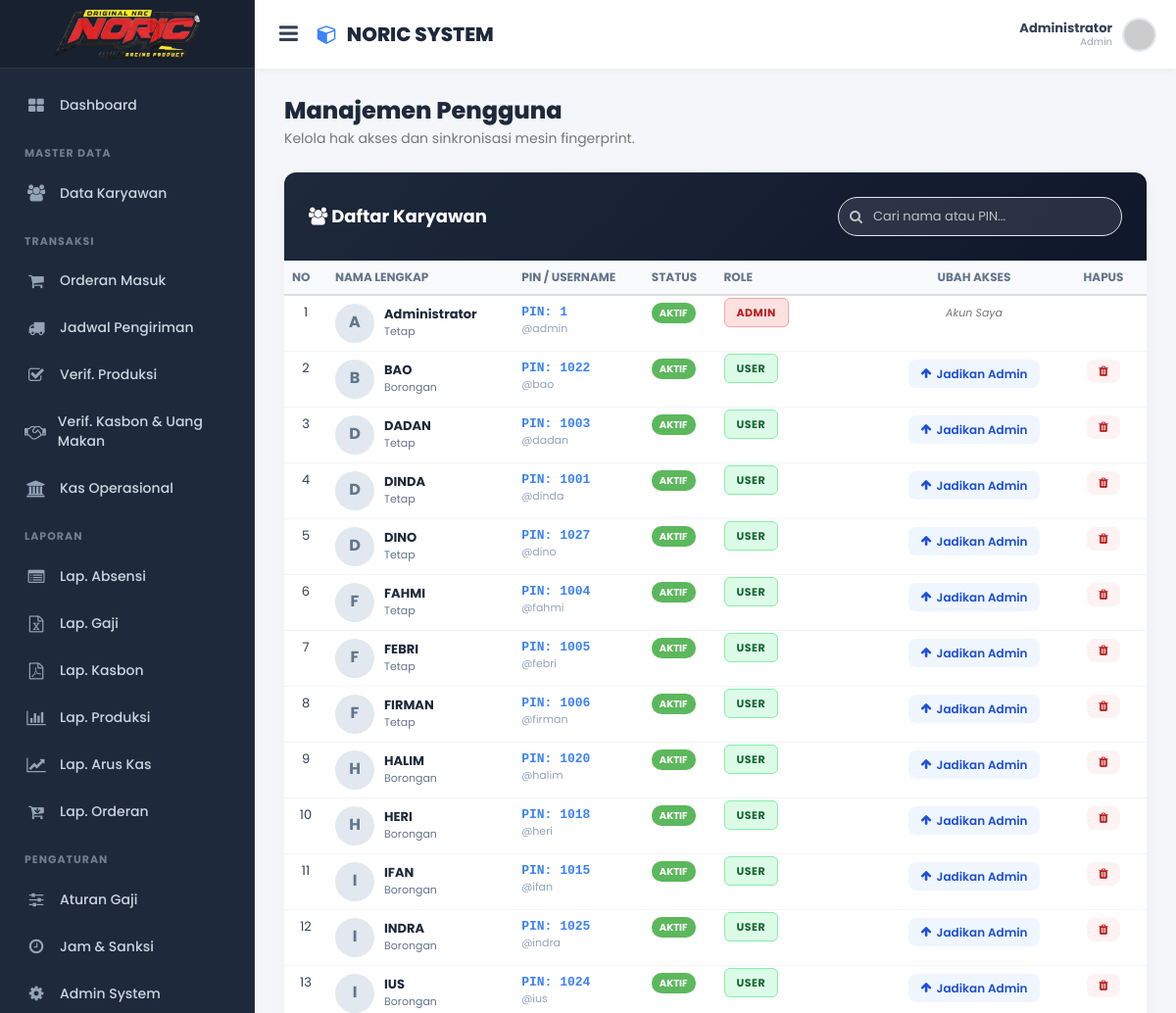
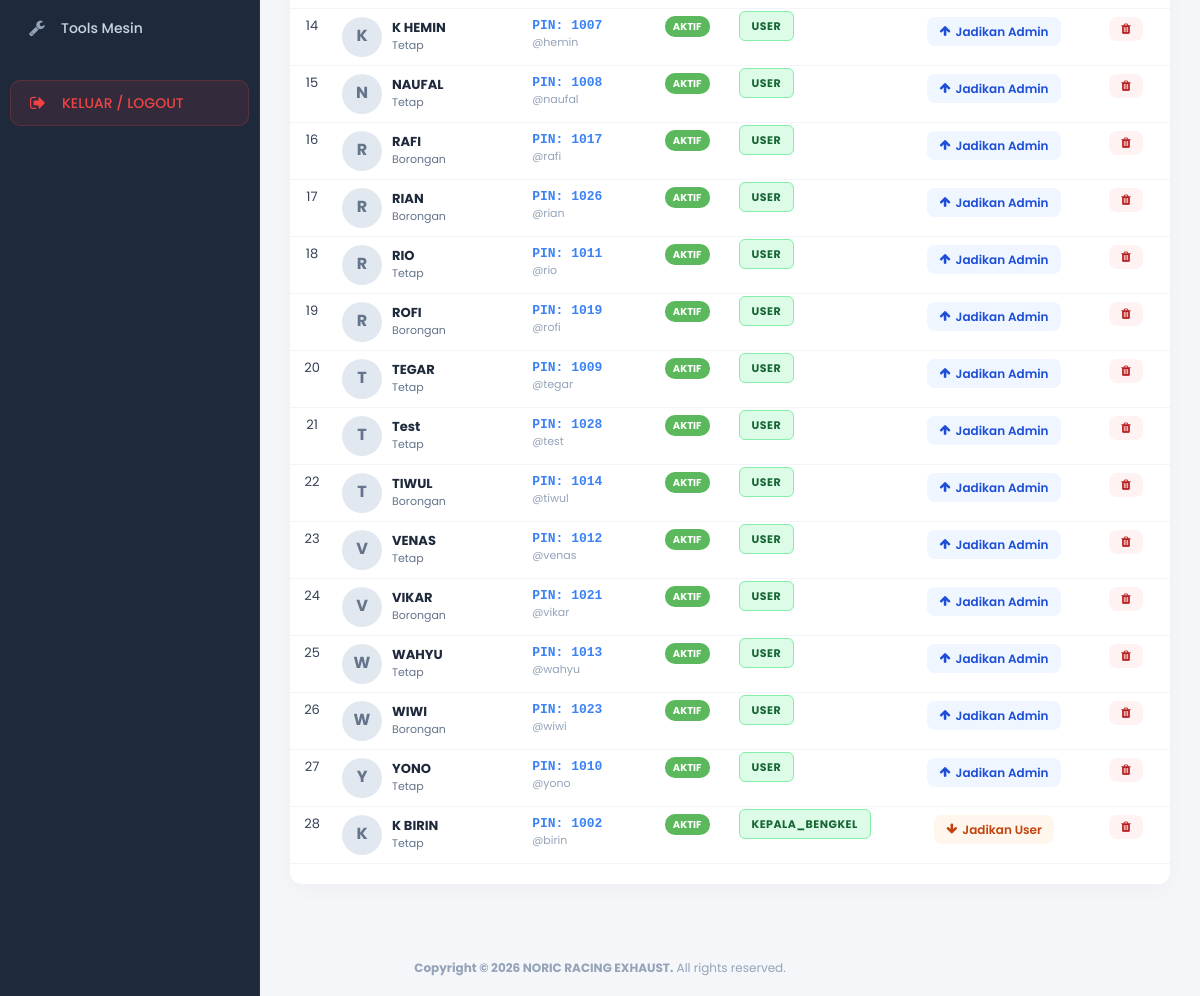
Page /pages/master/users.php (signed in) on the committed database (2 pictures, top to bottom).
### tables this page shows
CREATE TABLE `users` (
  `id` int(11) NOT NULL,
  `pin` varchar(20) NOT NULL,
  `fullname` varchar(100) NOT NULL,
  `username` varchar(50) NOT NULL,
  `privilege` enum('1','2','3') NOT NULL DEFAULT '1',
  `finger` tinyint(1) NOT NULL DEFAULT 0,
  `face` tinyint(1) NOT NULL DEFAULT 0,
  `password` varchar(255) NOT NULL,
  `rfid` varchar(50) DEFAULT NULL,
  `vein` tinyint(1) NOT NULL DEFAULT 0,
  `template` text DEFAULT NULL,
  `role` enum('admin','user','kepala_bengkel') NOT NULL DEFAULT 'user',
  `status_karyawan` enum('Tetap','Borongan') NOT NULL DEFAULT 'Tetap',
  `no_hp` varchar(20) DEFAULT NULL,
  `tgl_masuk` date DEFAULT NULL,
  `created_at` timestamp NOT NULL DEFAULT current_timestamp(),
  `updated_at` timestamp NULL DEFAULT NULL ON UPDATE current_timestamp(),
  `sync_status` enum('synced','failed','pending') DEFAULT 'pending',
  `group_id` int(11) DEFAULT NULL COMMENT 'ID Kelompok/Tim',
  `is_mandor` tinyint(1) DEFAULT 0 COMMENT '1 = Mandor, 0 = Anggota'
);

### pages/master/users.php (the view, shortened to what this page needs)
<?php
require_once '../../config/database.php';
$my_user_id = $_SESSION['user_id'];
?>
<!DOCTYPE html>
<html lang="id">
<head>
    <?php include '../../layout/header.php'; ?>
    <link rel="stylesheet" href="https://cdn.jsdelivr.net/npm/sweetalert2@11/dist/sweetalert2.min.css">
</head>
<body>
    <?php include '../../layout/sidebar.php'; ?>
    <div class="content-wrapper">
        <div class="row mb-20" style="margin-bottom: 25px;">
            <div class="col-md-12">
                <h3 style="margin:0; font-weight:800; color:#1e293b;">Manajemen Pengguna</h3>
                <p class="text-muted" style="margin:5px 0 0;">Kelola hak akses dan sinkronisasi mesin fingerprint.</p>
            </div>
        </div>
        <div class="modern-card">
            <div class="card-header-gradient">
                <div>
                    <h4 style="margin:0; font-weight:700;"><i class="fa fa-users"></i> Daftar Karyawan</h4>
                </div>
                <div class="search-box">
                    <input type="text" id="searchInput" placeholder="Cari nama atau PIN...">
                    <i class="fa fa-search"></i>
                </div>
            </div>
            <div class="card-body p-0" style="padding:0;">
                <div class="table-responsive">
                    <table class="table table-custom table-hover mb-0" id="userTable">
                        <thead>
                            <tr>
                                <th width="5%">No</th>
                                <th>Nama Lengkap</th>
                                <th>PIN / Username</th>
                                <th>Status</th>
                                <th>Role</th>
                                <th width="20%" class="text-center">Ubah Akses</th>
                                <th width="10%" class="text-center">Hapus</th>
                            </tr>
                        </thead>
                        <tbody>
                            <?php
                            $q = mysqli_query($conn, "SELECT id, fullname, username, pin, role, status_karyawan FROM users ORDER BY role ASC, fullname ASC");
                            $no = 1;
                            while ($u = mysqli_fetch_assoc($q)) {
                                $is_me = ($u['id'] == $my_user_id);
                                $badge_cls = ($u['role'] === 'admin') ? 'bg-admin' : 'bg-user';
                                $initial = strtoupper(substr($u['fullname'], 0, 1));
                            ?>
                            <tr>
                                <td class="text-center"><?php echo $no++; ?></td>
                                <td>
                                    <div class="user-info-box">
                                        <div class="user-avatar"><?php echo $initial; ?></div>
                                        <div>
                                            <div style="font-weight:700; color:#1e293b;"><?php echo htmlspecialchars($u['fullname']); ?></div>
                                            <div style="font-size:11px; color:#64748b;"><?php echo $u['status_karyawan']; ?></div>
                                        </div>
                                    </div>
                                </td>
                                <td>
                                    <div style="font-family:monospace; color:#3b82f6; font-weight:bold;">PIN: <?php echo $u['pin']; ?></div>
                                    <div style="font-size:11px; color:#94a3b8;">@<?php echo $u['username']; ?></div>
                                </td>
                                <td>
                                    <span class="label label-success" style="border-radius:10px; padding:3px 8px; font-size:10px;">AKTIF</span>
                                </td>
                                <td>
                                    <span class="badge-role <?php echo $badge_cls; ?>"><?php echo strtoupper($u['role']); ?></span>
                                </td>
                                <td class="text-center">
                                    <?php if (!$is_me): ?>
                                        <?php if ($u['role'] === 'user'): ?>
                                            <a href="users.php?action=make_admin&id=<?php echo $u['id']; ?>" class="btn-action btn-promote" title="Promosikan jadi Admin">
                                                <i class="fa fa-arrow-up"></i> Jadikan Admin
                                            </a>
                                        <?php else: ?>
                                            <a href="users.php?action=make_user&id=<?php echo $u['id']; ?>" class="btn-action btn-demote" title="Turunkan jadi User">
                                                <i class="fa fa-arrow-down"></i> Jadikan User
                                            </a>
                                        <?php endif; ?>
                                    <?php else: ?>
                                        <span class="text-muted" style="font-size:11px; font-style:italic;">Akun Saya</span>
                                    <?php endif; ?>
                                </td>
                                <td class="text-center">
                                    <?php if (!$is_me): ?>
                                        <button onclick="confirmDelete(<?php echo $u['id']; ?>, '<?php echo htmlspecialchars($u['fullname']); ?>')" class="btn-action btn-delete">
                                            <i class="fa fa-trash"></i>
                                        </button>
                                    <?php endif; ?>
                                </td>
                            </tr>
                            <?php } ?>
                        </tbody>
                    </table>
                </div>
            </div>
        </div>
    </div>
    <?php include '../../layout/footer.php'; ?>
</body>
</html>

### layout/header.php (style rules this page uses)
:root { --primary: #3b82f6; --sidebar-w: 260px; --header-h: 70px; }
body { font-family: 'Poppins', sans-serif; background-color: #f1f5f9; color: #334155; overflow-x: hidden; }
.content-wrapper { margin-top: var(--header-h); margin-left: var(--sidebar-w); padding: 20px; min-height: 100vh; transition: margin-left 0.3s ease-in-out; }

### pages/master/users.php (style rules this page uses)
body { background-color: #f4f6f9; font-family: 'Poppins', sans-serif; }
.content-wrapper { padding: 30px; }
.modern-card { background: #fff; border-radius: 12px; border: none; box-shadow: 0 5px 20px rgba(0,0,0,0.03); margin-bottom: 25px; overflow: hidden; }
.card-header-gradient { background: linear-gradient(135deg, #1e293b 0%, #0f172a 100%); padding: 25px; color: #fff; display: flex; justify-content: space-between; align-items: center; }
.table-custom th { background: #f8fafc; color: #64748b; font-size: 12px; text-transform: uppercase; font-weight: 700; border-bottom: 2px solid #e2e8f0; padding: 15px; }
.table-custom td { vertical-align: middle; padding: 15px; border-bottom: 1px solid #f1f5f9; font-size: 13px; color: #334155; }
.badge-role { padding: 6px 12px; border-radius: 6px; font-size: 11px; font-weight: 700; text-transform: uppercase; letter-spacing: 0.5px; }
.bg-admin { background: #fee2e2; color: #b91c1c; border: 1px solid #fca5a5; }
.bg-user { background: #dcfce7; color: #166534; border: 1px solid #86efac; }
.user-info-box { display: flex; align-items: center; gap: 10px; }
.user-avatar { width: 40px; height: 40px; background: #e2e8f0; border-radius: 50%; display: flex; align-items: center; justify-content: center; color: #64748b; font-weight: bold; font-size: 16px; }
.btn-action { padding: 6px 12px; border-radius: 8px; font-size: 12px; font-weight: 600; border: none; transition: 0.2s; display: inline-flex; align-items: center; gap: 5px; }
.btn-promote { background: #eff6ff; color: #1d4ed8; }
.btn-demote { background: #fff7ed; color: #c2410c; }
.btn-delete { background: #fef2f2; color: #b91c1c; }
.search-box { position: relative; max-width: 300px; }
.search-box input { padding-left: 35px; height: 40px; border-radius: 20px; border: 1px solid #e2e8f0; background: rgba(255,255,255,0.1); color: #fff; width: 100%; font-size: 13px; }
.search-box input::placeholder { color: rgba(255,255,255,0.7); }
.search-box i { position: absolute; left: 12px; top: 50%; transform: translateY(-50%); color: rgba(255,255,255,0.7); }

### layout/sidebar.php (style rules this page uses)
:root { --sidebar-w: 260px; }

### rows in the picture
users: fullname "A", fullname "Administrator", status_karyawan "Tetap", pin "1", username "admin", role "ADMIN", shows "Akun Saya"
users: fullname "B", fullname "BAO", status_karyawan "Borongan", pin "1022", username "bao", role "USER"
users: fullname "D", fullname "DADAN", status_karyawan "Tetap", pin "1003", username "dadan", role "USER"
users: fullname "D", fullname "DINDA", status_karyawan "Tetap", pin "1001", username "dinda", role "USER"
users: fullname "D", fullname "DINO", status_karyawan "Tetap", pin "1027", username "dino", role "USER"
users: fullname "F", fullname "FAHMI", status_karyawan "Tetap", pin "1004", username "fahmi", role "USER"
users: fullname "F", fullname "FEBRI", status_karyawan "Tetap", pin "1005", username "febri", role "USER"
users: fullname "F", fullname "FIRMAN", status_karyawan "Tetap", pin "1006", username "firman", role "USER"
users: fullname "H", fullname "HALIM", status_karyawan "Borongan", pin "1020", username "halim", role "USER"
users: fullname "H", fullname "HERI", status_karyawan "Borongan", pin "1018", username "heri", role "USER"
users: fullname "I", fullname "IFAN", status_karyawan "Borongan", pin "1015", username "ifan", role "USER"
users: fullname "I", fullname "INDRA", status_karyawan "Borongan", pin "1025", username "indra", role "USER"
users: fullname "I", fullname "IUS", status_karyawan "Borongan", pin "1024", username "ius", role "USER"
users: fullname "K", fullname "K HEMIN", status_karyawan "Tetap", pin "1007", username "hemin", role "USER"
users: fullname "N", fullname "NAUFAL", status_karyawan "Tetap", pin "1008", username "naufal", role "USER"
users: fullname "R", fullname "RAFI", status_karyawan "Borongan", pin "1017", username "rafi", role "USER"
users: fullname "R", fullname "RIAN", status_karyawan "Borongan", pin "1026", username "rian", role "USER"
users: fullname "R", fullname "RIO", status_karyawan "Tetap", pin "1011", username "rio", role "USER"
users: fullname "R", fullname "ROFI", status_karyawan "Borongan", pin "1019", username "rofi", role "USER"
users: fullname "T", fullname "TEGAR", status_karyawan "Tetap", pin "1009", username "tegar", role "USER"
users: fullname "T", fullname "Test", status_karyawan "Tetap", pin "1028", username "test", role "USER"
users: fullname "T", fullname "TIWUL", status_karyawan "Borongan", pin "1014", username "tiwul", role "USER"
users: fullname "V", fullname "VENAS", status_karyawan "Tetap", pin "1012", username "venas", role "USER"
users: fullname "V", fullname "VIKAR", status_karyawan "Borongan", pin "1021", username "vikar", role "USER"
users: fullname "W", fullname "WAHYU", status_karyawan "Tetap", pin "1013", username "wahyu", role "USER"
users: fullname "W", fullname "WIWI", status_karyawan "Borongan", pin "1023", username "wiwi", role "USER"
users: fullname "Y", fullname "YONO", status_karyawan "Tetap", pin "1010", username "yono", role "USER"
users: fullname "K", fullname "K BIRIN", status_karyawan "Tetap", pin "1002", username "birin", role "KEPALA_BENGKEL"

### other values in the picture
$_SESSION['fullname'] "Administrator"
$_SESSION['role'] "Admin"
